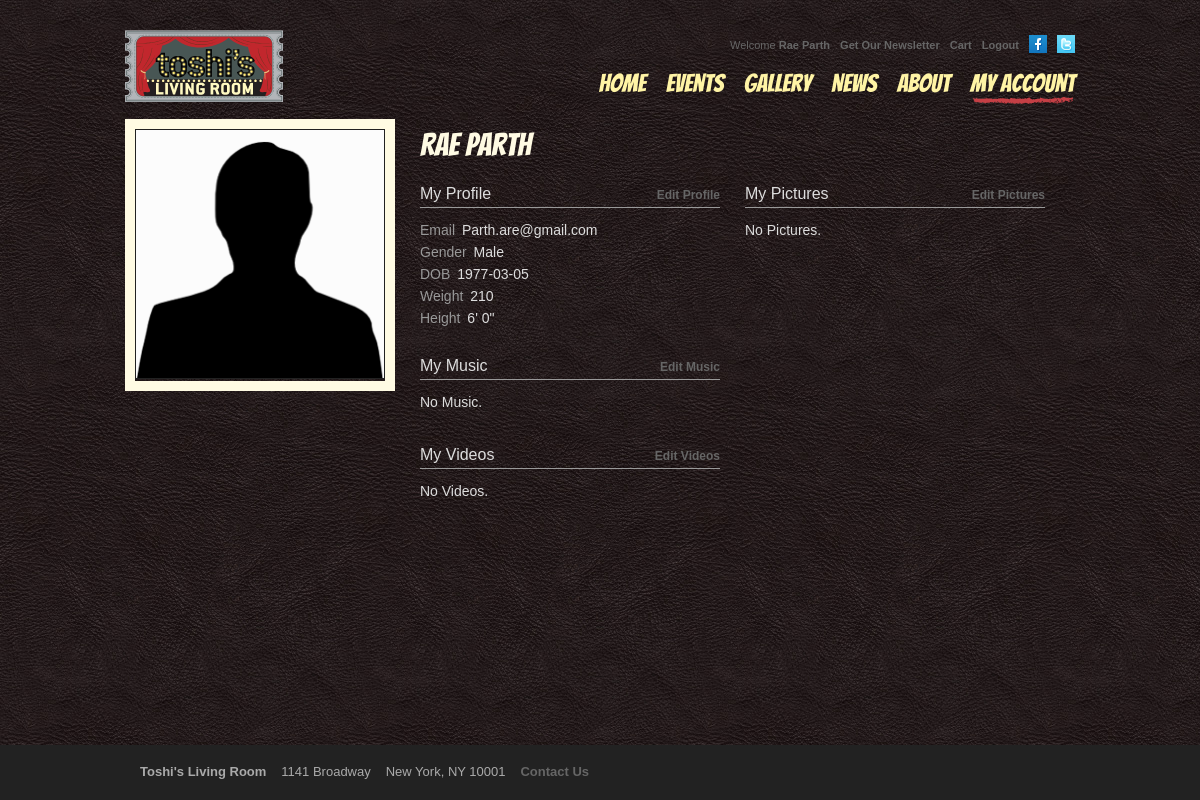
/my_account.php (signed in), run on the app's committed database.
### tables this page shows
CREATE TABLE `users` (
  `id` bigint(11) NOT NULL AUTO_INCREMENT,
  `regdate` datetime NOT NULL DEFAULT '0000-00-00 00:00:00',
  `firstname` varchar(100) NOT NULL DEFAULT '',
  `lastname` varchar(100) NOT NULL DEFAULT '',
  `password` varchar(100) NOT NULL DEFAULT '',
  `address1` varchar(255) NOT NULL DEFAULT '',
  `address2` varchar(255) DEFAULT NULL,
  `city` varchar(100) NOT NULL DEFAULT '',
  `state` varchar(100) NOT NULL DEFAULT '',
  `zip` varchar(50) NOT NULL DEFAULT '',
  `country` varchar(100) NOT NULL DEFAULT '',
  `phone` varchar(100) NOT NULL DEFAULT '',
  `fax` varchar(100) DEFAULT NULL,
  `email` varchar(150) NOT NULL DEFAULT '',
  `dob` date DEFAULT NULL,
  `gender` varchar(255) DEFAULT NULL,
  `genre` varchar(255) DEFAULT NULL,
  `labeltype` varchar(255) DEFAULT NULL,
  `weight` varchar(255) DEFAULT NULL,
  `height` varchar(255) DEFAULT NULL,
  `accounttype` varchar(255) NOT NULL DEFAULT 'Actors',
  `picture` varchar(255) DEFAULT NULL,
  `newsletter` char(1) NOT NULL DEFAULT 'Y',
  `approve` char(1) NOT NULL DEFAULT 'N',
  `activationkey` varchar(255) DEFAULT NULL,
  `displayprofile` char(1) NOT NULL DEFAULT 'Y',
  `aboutme` text,
  `bust` varchar(255) DEFAULT NULL,
  `hips` varchar(255) DEFAULT NULL,
  `shoesize` varchar(255) DEFAULT NULL,
  `inseam` varchar(255) DEFAULT NULL,
  `neck` varchar(255) DEFAULT NULL,
  `sleeve` varchar(255) DEFAULT NULL,
  PRIMARY KEY (`id`),
  KEY `email` (`email`),
  KEY `firstname` (`firstname`),
  KEY `lastname` (`lastname`),
  KEY `state` (`state`)
);

### include/functions.php (called while the page is built, shortened)
<?php
function get_height($cms)
{
	$inches = $cms/2.54;
	$feet = intval($inches/12);
	$inches = $inches%12;
	return $feet."'  ".$inches."\"";
}
?>

### public_html/my_account.php (the view, shortened to what this page needs)
<!DOCTYPE html>
<html lang="en">
<head>
    <?
        $ACTIVEPAGE='my_account';
    ?>
    <? include("templates/head.php");?>
    <link rel="stylesheet" href="css/my_account.css" type="text/css" media="all">
</head>
<body id="<? echo $ACTIVEPAGE; ?>">
    <div id="wrap">
        <? include("templates/header.php");?>
        <div id="content">
            <?
            $getUserQuery="select * from users where id='".trim($_SESSION['UsErId'])."' ";
            $getUser=mysql_query($getUserQuery);
            $totalRows=mysql_affected_rows();
            if($totalRows>0) {
                $userRow=mysql_fetch_array($getUser);
            } else {
                exit;
            }
            if($userRow['picture']!=""){
                $profilePic = "../Users/" . $userRow['picture'];
            } else {
                $profilePic = "images/user_silhouette.png";
            }
            ?>
            <div class="column profile_photo">
                <section class="photo_wrapper">
                    <img src="<? echo $profilePic; ?>" width="248" alt="Profile_Photo"/>
                </section>
            </div>
            <div class="column profile_title">
                <h2 class="page_title"><? echo ucfirst(stripslashes($userRow['firstname']));?> <? echo ucfirst(stripslashes($userRow['lastname']));?></h2>
            </div>
            <div class="column profile">
                <section class="info">
                    <div class="section_title">
                        <h3>My Profile</h3>
                        <a href="my_profile.php" class="">Edit Profile</a>
                    </div>
                    <ul class="section_content">
                        <li>
                            <span>Email</span>
                            <? echo (stripslashes($userRow['email']));?>
                        </li>
                        <li>
                            <span>Gender</span>
                            <? echo (stripslashes($userRow['gender']));?>
                        <li>
                            <span>DOB</span>
                            <? echo (stripslashes($userRow['dob']));?>
                        </li>
                        <li>
                            <span>Weight</span>
                            <? echo (stripslashes($userRow['weight']));?>
                        </li>
                    <? if($userRow['height']!=''){?>
                        <li>
                            <span>Height</span>
                            <? echo get_height(stripslashes($userRow['height']));?>
                        </li>
                    <? } ?>
                    </ul>
                </section>
                <section class="my_items music">
                    <div class="section_title">
                        <h3>My Music</h3>
                        <a href="my_music.php">Edit Music</a>
                    </div>
                    <ul class="section_content">
                        <?
                        $getMusicQuery="SELECT * FROM users_musics WHERE userid='".trim($_SESSION['UsErId'])."' order by id desc";
                        $getMusicResult=mysql_query($getMusicQuery);
                        $getMusicTotal=mysql_affected_rows();
                        if($getMusicTotal>0) {
                            for($i=1;$i<=$getMusicTotal;$i++) {
                                if ($i == $getMusicTotal) {
                                    $itemClass = 'last';
                                }
                                $getMusicRow = mysql_fetch_array($getMusicResult);
                                $musicLink .=  "my_music_detail.php?id=" . $getMusicRow['id'] . "&userid=" . $_SESSION['UsErId'];
                                $musicCaption = ucfirst(stripslashes($getMusicRow['caption']));
                                $musicDateAdded = date("m/d/Y",strtotime($getMusicRow['addeddate']));
                        ?>
                                <li class="<? echo $itemClass; ?>">
                                    <a class="item_detail" href="#" onClick="javascript:window.open('<? echo $musicLink; ?>', '', 'width=650,height=500'); return false;">
                                        <img src="images/play_button.jpg" width="15" height="15" alt="&gt;" />
                                        <span><? echo $musicCaption; ?></span>
                                    </a>
                                    <span class="item_date"><? echo $musicDateAdded; ?></span>
                                </li>
                        <? } ?>
                        <? } else {
                            echo "<li class='last'>No Music.</li>";
                        }
                        ?>
                    </ul>
                </section>
                <section class="my_items videos">
                    <div class="section_title">
                        <h3>My Videos</h3>
                        <a href="my_videos.php">Edit Videos</a>
                    </div>
                    <ul class="section_content">
                        <?
                        $getVideoQuery="SELECT * FROM users_videos WHERE userid='".trim($_SESSION['UsErId'])."' order by id desc";
                        $getVideoResult=mysql_query($getVideoQuery);
                        $getVideoTotal=mysql_affected_rows();
                        if($getVideoTotal>0) {
                            for($i=1;$i<=$getVideoTotal;$i++) {
                                if ($i == $getVideoTotal) {
                                    $itemClass = 'last';
                                }
                                $getVideoRow = mysql_fetch_array($getVideoResult);
                                $videoLink .=  "my_videos_detail.php?id=" . $getVideoRow['id'] . "&userid=" . $_SESSION['UsErId'];
                                $videoCaption = ucfirst(stripslashes($getVideoRow['caption']));
                                $videoDateAdded = date("m/d/Y",strtotime($getVideoRow['addeddate']));
                        ?>
                                <li class="<? echo $itemClass; ?>">
                                    <a class="item_detail" href="#" onClick="javascript:window.open('<? echo $videoLink; ?>', '', 'width=650,height=500'); return false;">
                                        <img src="images/play_button.jpg" width="15" height="15" alt="&gt;" />
                                        <span><? echo $videoCaption; ?></span>
                                    </a>
                                    <span class="item_date"><? echo $videoDateAdded; ?></span>
                                </li>
                        <? } ?>
                        <? } else {
                            echo "<li class='last'>No Videos.</li>";
                        }
                        ?>
                    </ul>
                </section>
            </div>
            <div class="column profile_pictures">
                <section class="my_items picture_gallery">
                    <div class="section_title">
                        <h3>My Pictures</h3>
                        <a href="my_pictures.php">Edit Pictures</a>
                    </div>
                    <div class="section_content">
                        <?
                            $getPicturesQuery="SELECT * FROM users_pictures WHERE userid='".trim($_SESSION['UsErId'])."' order by id desc";
                            $getPicturesResult=mysql_query($getPicturesQuery);
                            $totalPictures=mysql_affected_rows();
                            if($totalPictures>0) {
                                for($i=1;$i<=$totalPictures;$i++) {
                                    $pictureRow=mysql_fetch_array($getPicturesResult);
                                    if($i == $totalPictures ) {
                                        $itemClass = "class='last'";
                                    } else {
                                        $itemClass = '';
                                    }
                        ?>
                            <a href="#" <? echo $itemClass; ?> onClick="javascript:window.open('<? echo "../Users/".$pictureRow['picture'];?>', '','width=650,height=500');return false;">
                                <img src="<? echo "../Users/thumb/".$pictureRow['picture'];?>" height="80" alt="Picture" />
                            </a>
                        <?
                                }
                            } else {
                              echo "No Pictures.";
                            }
                        ?>
                    </div>
                </section>
            </div>
        </div>
    </div>
    <? include("templates/footer.php");?>
</body>
</html>

### public_html/css/style.css (style rules this page uses)
header, #wrap, #content { zoom: 1; }
html, body { height: 100%; margin: 0; }
body { background: url('../images/leather-bg.jpg') #111111 top left; color: #DDDDDD; font-family: 'Arial', sans-serif; font-size: 62.5%; line-height: 1; }
header, #content, footer .footer_wrapper { width:950px; margin:0 auto; padding: 0 20px; }
#wrap { min-height: 100%; overflow: hidden; }
#content { overflow:auto; padding-bottom: 55px; overflow: hidden; }
a, a:visited { color:#666666; font-weight: bold; text-decoration: none; }

### public_html/css/pages.css (style rules this page uses)
#content .page_title { font-family: 'Bangers', sans-serif; font-size: 3.2em; font-weight: normal; color: #FFFBE3; margin-bottom: 10px; }

### public_html/css/my_account.css (style rules this page uses)
#my_account .column { margin-left: 25px; width: 300px; float: left; }
#my_account .column.profile_photo { width: 270px; margin: 0; }
#my_account .column.profile_title { width: 655px; padding-top: 10px; margin-bottom: 15px; }
#my_account .profile_photo .photo_wrapper { width: 250px; border: solid 10px #FFFBE3; overflow: hidden; }
#my_account .profile_photo .photo_wrapper img { width: 248px; overflow: hidden; color: #222222; background: #FCFCFC; border: 1px solid #222222; diaply: block; }
#my_account .column section { width: 100%; margin-bottom: 25px; float: left; }
#my_account .section_title { border-bottom: solid 1px #999999; margin-bottom: 15px; width: 100%; float: left; }
#my_account .section_title h3 { font-size: 1.6em; font-weight: normal; padding-bottom: 5px; float: left; }
#my_account .section_title a { font-size: 1.2em; padding-top: 3px; float:right; }
#my_account .section_content { font-size: 1.4em; float: left; }
#my_account .section_content li { margin-bottom: 8px; }
#my_account .section_content li span { color: #999999; margin-right: 3px; }
#my_account .my_items .section_content { width: 100%; }
#my_account .my_items .section_content li { width: 100%; display: block; padding-bottom: 5px; border-bottom: 1px solid #444444; float: left; }
#my_account .my_items .section_content li.last { border: none; }

### data on the page
users: firstname "Rae", lastname "Parth", email "Parth.are@gmail.com", gender "Male", dob "1977-03-05", weight "210", height "6' 0\""

### other printed values
GetName1("users","firstname","id",$_SESSION['UsErId']) "Rae"
GetName1("users","lastname","id",$_SESSION['UsErId']) "Parth"
